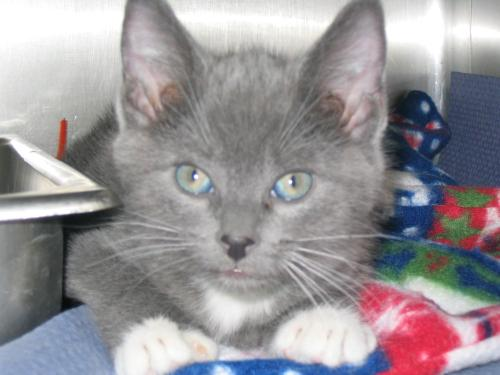
#> input picture Cat/10174.jpg, 500 x 375 px, given as the content of the folder /content/dogs-vs-cats/train/train/, which was not available
$ jupyter execute --allow-errors image_class_model-Copy1.ipynb   (shell and % lines are left out)
#> lines starting #> are read from the running program, lines starting #| are printed output that depends on the picture
[cell 1]

# Make sure to upload kaggle.json from your computer here
from google.colab import files
files.upload()
#> the answer given: 10174.jpg

# Move kaggle.json to the correct directory

# Download the dataset from Kaggle

[cell 2]
# Unzip the dataset
import zipfile
import os

#> (the rest of this cell did not finish here and is left out)

[cell 3]
import numpy as np
import os
import cv2
from tqdm import tqdm
from sklearn.model_selection import train_test_split
import matplotlib.pyplot as plt
import copy

[cell 4]
# Define the image size (e.g., 128x128)
IMG_SIZE = 64

# Path to the folder containing the images
DATADIR = "/content/dogs-vs-cats/train/train/"

# Initialize arrays to hold data and labels
data = []
labels = []

# Load and process each image
for img in tqdm(os.listdir(DATADIR)):  # Iterate over each image in the folder
    try:
        img_array = cv2.imread(os.path.join(DATADIR, img))  # Read the image
#> img_array is the input picture: shape (375, 500, 3); mean B, G, R 151.9, 148, 152.1
        img_array = cv2.resize(img_array, (IMG_SIZE, IMG_SIZE))  # Resize to 128x128
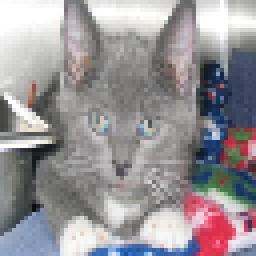
#> img_array: shape (64, 64, 3) (shown 4 times larger); mean B, G, R 151.8, 147.9, 152
        data.append(img_array)

        # Check if the image is of a cat or a dog based on its filename
        if "cat" in img:
            labels.append(0)  # Label 0 for 'cat'
        elif "dog" in img:
            labels.append(1)  # Label 1 for 'dog'
    except Exception as e:
        pass

# Convert data and labels to numpy arrays
data = np.array(data).astype('int')
labels = np.array(labels).reshape(-1, 1)  # Convert to column vector

# Split data into training and testing sets
#> (the rest of this cell did not finish here and is left out)


$ run again, on Cat/10587.jpg
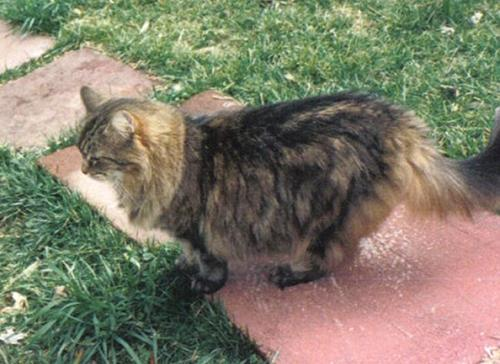
#> input picture Cat/10587.jpg, 500 x 364 px, given as the content of the folder /content/dogs-vs-cats/train/train/, which was not available
#> img_array is the input picture: shape (364, 500, 3); mean B, G, R 105.3, 124.1, 126.6
#> `img_array = cv2.resize(img_array, (IMG_SIZE, IMG_SIZE))`:
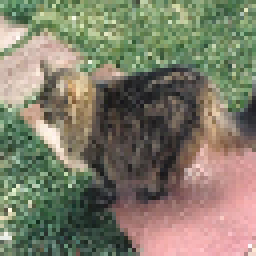
#> img_array: shape (64, 64, 3) (shown 4 times larger); mean B, G, R 105.9, 124.6, 127.1

$ run again, on Cat/1059.jpg
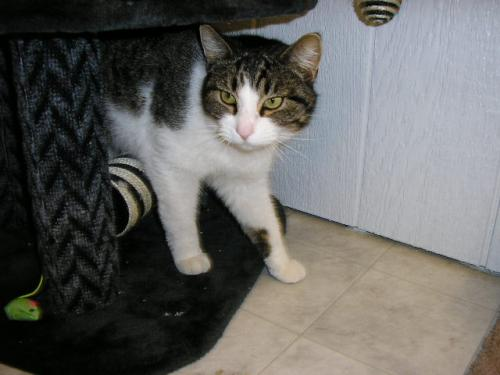
#> input picture Cat/1059.jpg, 500 x 375 px, given as the content of the folder /content/dogs-vs-cats/train/train/, which was not available
#> img_array is the input picture: shape (375, 500, 3); mean B, G, R 96.8, 99.4, 100
#> `img_array = cv2.resize(img_array, (IMG_SIZE, IMG_SIZE))`:
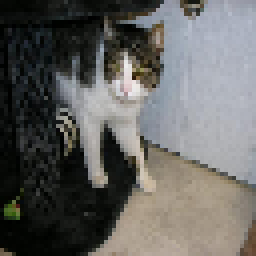
#> img_array: shape (64, 64, 3) (shown 4 times larger); mean B, G, R 96.8, 99.4, 99.9
